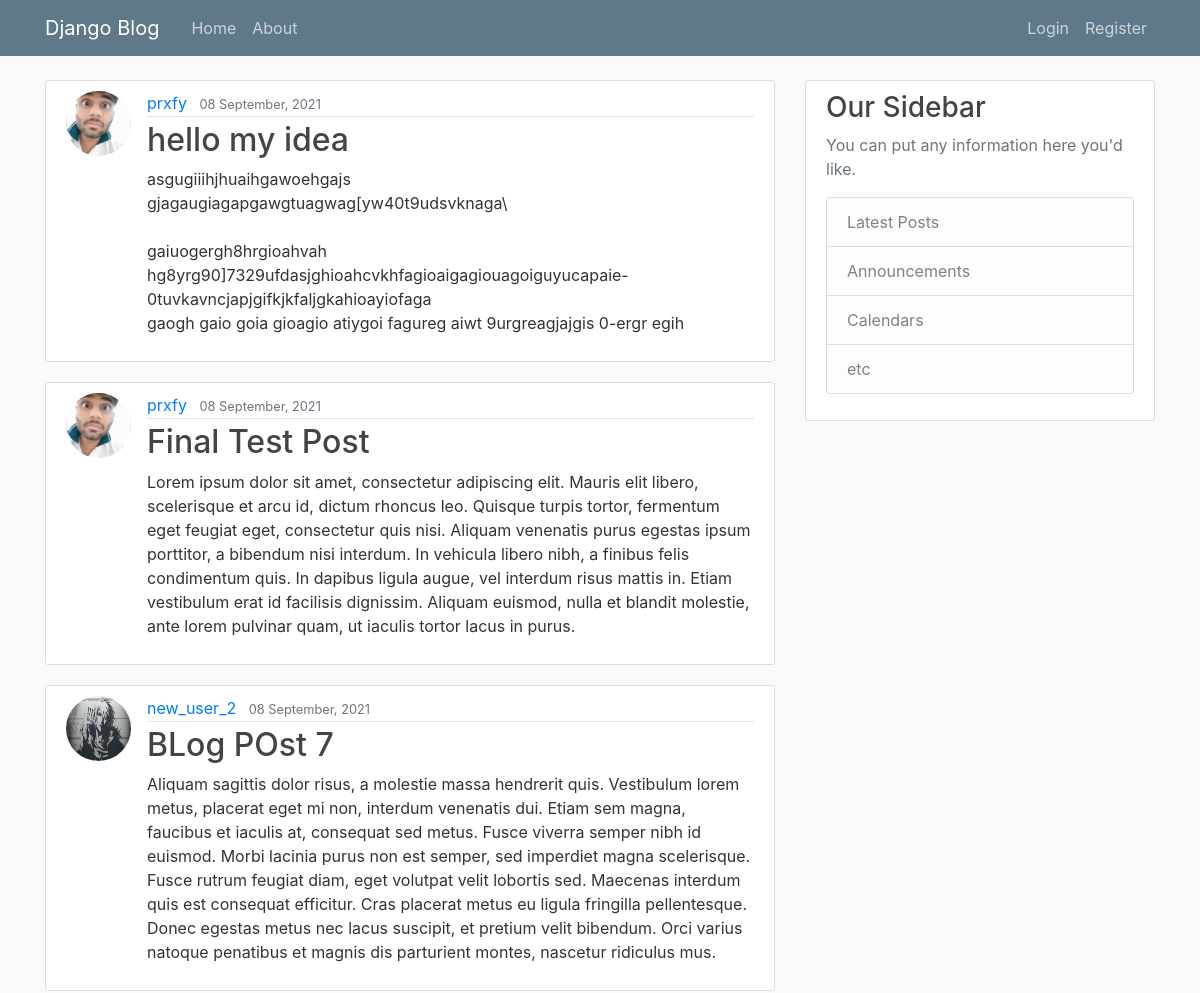
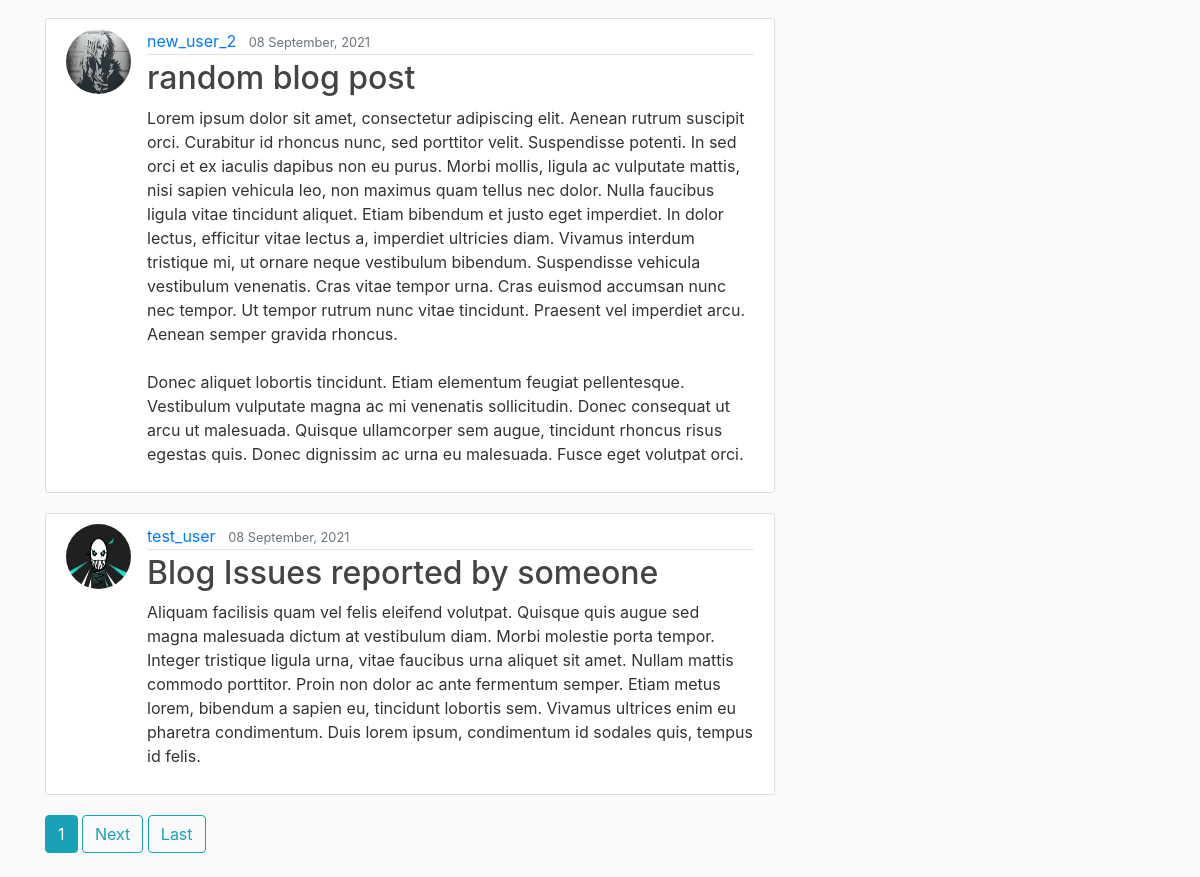
The page / on the database its author committed (2 pictures, top to bottom).
### blog/models.py (models this page shows, shortened)
class Post(models.Model):
    title = models.CharField(max_length=100)
    content = models.TextField()
    date_posted = models.DateTimeField(default=timezone.now)
    author = models.ForeignKey(User, on_delete=models.CASCADE)

### users/models.py (models this page shows, shortened)
class Profile(models.Model):
    user = models.OneToOneField(User, on_delete=models.CASCADE)
    image = models.ImageField(default='default.jpg', upload_to='profile_pics')

### blog/views.py (the view)
# urls.py: path('', PostListView.as_view(), name='blog-home'),
class PostListView(ListView):
    model = Post
    template_name = 'blog/home.html'
    context_object_name = 'posts'
    ordering = ['-date_posted']
    paginate_by = 5

### blog/templates/blog/home.html (shortened to what this page needs)
{% extends "blog/base.html" %}
{% block content %}
    {% for post in posts %}
        <article class="media content-section">
            <img class='rounded-circle article-img' src = '{{ post.author.profile.image.url }}'>
            <div class="media-body">
                <div class="article-metadata">
                    <a class="mr-2" href="{% url 'user-posts' post.author.username %}">{{ post.author }}</a>
                    <small class="text-muted">{{ post.date_posted | date:"d F, Y" }}</small>
                </div>
                <h2><a class="article-title" href="{% url 'post-detail' post.id %}">{{ post.title }}</a></h2>
                <p class="article-content">{{ post.content }}</p>
            </div>
        </article>
    {% endfor %}
    {% if is_paginated %}
        {% for num in page_obj.paginator.page_range %}
            {% if page_obj.number == num %}
                <a class='btn btn-info mb-4' href="?page={{ num }}">{{ num }}</a>
            {% elif num > page_obj.number|add:'-3' and num > page_obj.number|add:'3' %}
                <a class='btn btn-outline-info mb-4' href="?page={{ num }}">{{ num }}</a>
            {% endif %}
        {% endfor %}
         {% if page_obj.has_next %}
            <a class='btn btn-outline-info mb-4' href="?page={{ page_obj.next_page_number }}">Next</a>
            <a class='btn btn-outline-info mb-4' href="?page={{ page_obj.paginator.num_pages }}">Last</a>
        {% endif %}
    {% endif %}
{% endblock content %}

### blog/templates/blog/base.html (shortened to what this page needs)
{% load static %}
<!DOCTYPE html>
<html lang="en">
<head>
    <link rel="stylesheet" href="https://stackpath.bootstrapcdn.com/bootstrap/4.1.3/css/bootstrap.min.css">
    <link rel="stylesheet" type="text/css" href="{% static 'blog/main.css' %}">
</head>
<body>
    <header class="site-header">
      <nav class="navbar navbar-expand-md navbar-dark bg-steel fixed-top">
        <div class="container">
          <a class="navbar-brand mr-4" href="{% url 'blog-home' %}">Django Blog</a>
          <div class="collapse navbar-collapse" id="navbarToggle">
            <div class="navbar-nav mr-auto">
              <a class="nav-item nav-link" href="{% url 'blog-home' %}">Home</a>
              <a class="nav-item nav-link" href="{% url 'blog-about' %}">About</a>
            </div>
            <div class="navbar-nav">
              {% if user.is_authenticated %}
                <a class="nav-item nav-link" href="{% url 'post-create' %}">New Blog</a>
                <a class="nav-item nav-link" href="{% url 'profile' %}">Profile</a>
                <a class="nav-item nav-link" href="{% url 'logout' %}">Logout</a>
              {% else %}
                <a class="nav-item nav-link" href="{% url 'login' %}">Login</a>
                <a class="nav-item nav-link" href="{% url 'register' %}">Register</a>
              {% endif %}
            </div>
          </div>
        </div>
      </nav>
    </header>
    <main role="main" class="container">
      <div class="row">
        <div class="col-md-8">
          {% block content %}{% endblock %}
        </div>
        <div class="col-md-4">
          <div class="content-section">
            <h3>Our Sidebar</h3>
            <p class='text-muted'>You can put any information here you'd like.
              <ul class="list-group">
                <li class="list-group-item list-group-item-light">Latest Posts</li>
                <li class="list-group-item list-group-item-light">Announcements</li>
                <li class="list-group-item list-group-item-light">Calendars</li>
                <li class="list-group-item list-group-item-light">etc</li>
              </ul>
            </p>
          </div>
        </div>
      </div>
    </main>
</body>
</html>

### blog/static/blog/main.css (style rules this page uses)
body { background: #fafafa; color: #333333; margin-top: 5rem; }
h1, h2, h3, h4, h5, h6 { color: #444444; }
ul { margin: 0; }
.bg-steel { background-color: #5f788a; }
.site-header .navbar-nav .nav-link { color: #cbd5db; }
.content-section { background: #ffffff; padding: 10px 20px; border: 1px solid #dddddd; border-radius: 3px; margin-bottom: 20px; }
.article-title { color: #444444; }
.article-content { white-space: pre-line; }
.article-img { height: 65px; width: 65px; margin-right: 16px; }
.article-metadata { padding-bottom: 1px; margin-bottom: 4px; border-bottom: 1px solid #e3e3e3; }

### rows shown on the page
Post: author.profile.image (picture), author "prxfy", date_posted "08 September, 2021", title "hello my idea", content "asgugiiihjhuaihgawoehgajs gjagaugiagapgawgtuagwag[yw40t9udsvknaga\\ gaiuogergh8hrgioahvah hg8yrg90]7329ufdasjghioahcvkhfagioaigagiouagoiguyucapaie-0tuvkavncjapjgifkjkfaljgkahioayiofaga gaogh gaio goia gioagio atiygoi fagureg aiwt 9urgreagjajgis 0-ergr egih"
Post: author.profile.image (picture), author "prxfy", date_posted "08 September, 2021", title "Final Test Post", content "Lorem ipsum dolor sit amet, consectetur adipiscing elit. Mauris elit libero, scelerisque et arcu id, dictum rhoncus leo. Quisque turpis tortor, fermentum eget feugiat eget, consectetur quis nisi. Aliquam venenatis purus egestas ipsum porttitor, a bibendum nisi interdum. In vehicula libero nibh, a finibus felis condimentum quis. In dapibus ligula augue, vel interdum risus mattis in. Etiam vestibulum erat id facilisis dignissim. Aliquam euismod, nulla et blandit molestie, ante lorem pulvinar quam, ut iaculis tortor lacus in purus."
Post: author.profile.image (picture), author "new_user_2", date_posted "08 September, 2021", title "BLog POst 7", content "Aliquam sagittis dolor risus, a molestie massa hendrerit quis. Vestibulum lorem metus, placerat eget mi non, interdum venenatis dui. Etiam sem magna, faucibus et iaculis at, consequat sed metus. Fusce viverra semper nibh id euismod. Morbi lacinia purus non est semper, sed imperdiet magna scelerisque. Fusce rutrum feugiat diam, eget volutpat velit lobortis sed. Maecenas interdum quis est consequat efficitur. Cras placerat metus eu ligula fringilla pellentesque. Donec egestas metus nec lacus suscipit, et pretium velit bibendum. Orci varius natoque penatibus et magnis dis parturient montes, nascetur ridiculus mus."
Post: author.profile.image (picture), author "new_user_2", date_posted "08 September, 2021", title "random blog post", content "Lorem ipsum dolor sit amet, consectetur adipiscing elit. Aenean rutrum suscipit orci. Curabitur id rhoncus nunc, sed porttitor velit. Suspendisse potenti. In sed orci et ex iaculis dapibus non eu purus. Morbi mollis, ligula ac vulputate mattis, nisi sapien vehicula leo, non maximus quam tellus nec dolor. Nulla faucibus ligula vitae tincidunt aliquet. Etiam bibendum et justo eget imperdiet. In dolor lectus, efficitur vitae lectus a, imperdiet ultricies diam. Vivamus interdum tristique mi, ut ornare neque vestibulum bibendum. Suspendisse vehicula vestibulum venenatis. Cras vitae tempor urna. Cras euismod accumsan nunc nec tempor. Ut tempor rutrum nunc vitae tincidunt. Praesent vel imperdiet…"
Post: author.profile.image (placeholder picture), author "test_user", date_posted "08 September, 2021", title "Blog Issues reported by someone", content "Aliquam facilisis quam vel felis eleifend volutpat. Quisque quis augue sed magna malesuada dictum at vestibulum diam. Morbi molestie porta tempor. Integer tristique ligula urna, vitae faucibus urna aliquet sit amet. Nullam mattis commodo porttitor. Proin non dolor ac ante fermentum semper. Etiam metus lorem, bibendum a sapien eu, tincidunt lobortis sem. Vivamus ultrices enim eu pharetra condimentum. Duis lorem ipsum, condimentum id sodales quis, tempus id felis."

### other values the page prints
{{ num }} "1"
